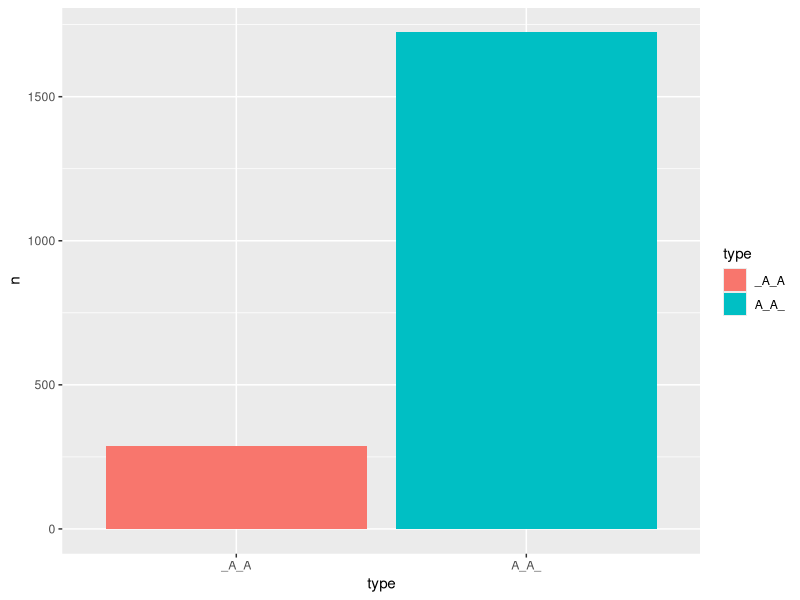

Write R code to recreate this figure.
# Chapter 9 String Manipulation
library(tidyverse)
library(tibble)

# ====================
# Exercise 9.1
# ====================
x <- fruit
str_view(x, "(.)(.)\\1\\2")
# ====================
# END
# ====================



# ====================
# Exercise 9.2
# ====================
str_view(x, "(.)(.)\\2\\1")
# ====================
# END
# ====================



# ====================
# Exercise 9.3
# ====================
str_view(x, "^(.).*\\1")
# ====================
# END
# ====================



# ====================
# Exercise 9.4
# ====================
str_match(x, "c([aeiou])")
# ====================
# END
# ====================



# ====================
# Exercise 9.5
# ====================
str_match(x, "(^[^aeiou])(.*)(\\1)")
# ====================
# END
# ====================



# ====================
# Exercise 9.6
# ====================
American.dates <- c("7/31/1976", "02.15.1970", "11-31-1986", "04/01.2020")
str_replace_all(string = American.dates, pattern = "(\\d+)([:punct:])(\\d+)", replacement = "\\3\\2\\1" )
# ====================
# END
# ====================


# ====================
# Exercise 9.7
# ====================
# alternative answer(just for my record)
# x = str_extract(string = sentences, pattern = "(be|am|are|is|was|were|been)\\s{1}([a-z]+(ed|en))\\b")
# Filter(Negate(is.na), x)

x <- str_extract_all(string = sentences, pattern = "(is|am|are|was|were|be|been)\\s\\w*(en|ed)\\b")
new <- unlist(x)
new
# ====================
# END
# ====================


# ====================
# Exercise 9.8
# ====================
x <- c("It's a three-legged char.", "The book (you read) was quite boring!")
str_split(str_replace_all(x, "[.()!]",""), pattern = "\\s")
# ====================
# END
# ====================


# ====================
# Exercise 9.9
# ====================
str_subset(sentences, ".+[-].+")
# ====================
# END
# ====================


# ====================
# Exercise 9.10
# ====================
x <- "中央(Nc)　流行(VH)　疫情(Na)　指揮(VC)　中心(Nc)　醫療(VC)　應變組(Nc)　副組長(Na)　羅一鈞(Nb)　今天(Nd)　說明(VE)　，(COMMACATEGORY)　截至(P)　12月(Nd)　1日(Nd)　全球(Nc)　累計(VJ)　至少(Da)　27(Neu)　國(Nc)　、(PAUSECATEGORY)　共有(VJ)　370(Neu)　例(Na)　確診(VA)　感染(VJ)　Omicron(FW)　變異株(Na)　，(COMMACATEGORY)　多(D)　來自(VJ)　南非(Nc)　或(Caa)　具(VJ)　非洲(Nc)　國家(Na)　旅遊史(Na)　。(PERIODCATEGORY)"
str_extract_all(x, "(?<=\\s|^).{1,4}(\\()N.+?\\)")

# ====================
# END
# ====================


# ====================
# Exercise 9.11
# ====================
str_replace_all(x, "\\(.+?\\)", "")
# ====================
# END
# ====================


# ====================
# Exercise 9.12
# ====================
x <- fruit[1:10]
str_replace_all(x, "a(?=(p|t|k|b|d|g))", "V")
# ====================
# END
# ====================


# ====================
# Exercise 9.13
# ====================
str_replace_all(x, "(?<=(p|t|k|b|d|g))[aeiou](?=(p|t|k|b|d|g))", "V")
# ====================
# END
# ====================


# ====================
# Exercise 9.14
# ====================
# separate(): Given either a regular expression or a vector of character positions, 
# it turns a single character column into multiple columns.
df <- data.frame(x = c(NA, "x.y", "x.z", "y.z"))
df %>% separate(x, c("A", "B"))

# extract(): Given a regular expression with capturing groups, extract() turns each group into a new column. If the groups don't match
# , or the input is NA, the output will be NA.
df <- data.frame(x = c(NA, "a-b", "a-d", "b-c", "d-e"))
df %>% extract(x, "A")

# unnest(): If you have a list-column, this makes each element of the list its own row.
df <- tibble(
  x = 1:2,
  y = list(
    tibble(z = 1),
    tibble(z = 3:4)
  )
)
df %>% unnest(y)
# ====================
# END
# ====================



# ====================
# Case 1
# ====================
dt <- tibble(
  x = 1:4,
  y = c("wk 3", "week-1", "7", "w#9")
)
dt <- dt %>% 
  mutate(z = str_extract(y, "([0-9]+)"))
dt
# ====================
# END
# ====================



# ====================
# Exercise 9.15
# ====================
dt <- tibble(
  WORD = fruit[1:10]
)
dt <- dt %>%
  mutate(VOWEL = str_replace_all(WORD, "[^aeiou]", "_")) %>%  #extract all word not vowels
  separate(VOWEL,c("1","2","3","4","5")) %>% # put vowels apart
  separate("2", c("6","7"), sep=1) #seperate two conjuncted vowels


dt[dt == ""] = NA  

dt <- dt %>%
  unite("VOWEL", c("1","6","7","3","4","5"), na.rm = TRUE, remove = FALSE) %>%
  select("WORD","VOWEL") %>%
  mutate(NUM_V = str_count(VOWEL, "[aeiou]"))

dt  
  # ====================
# END
# ====================



# ====================
# Case 2
# ====================
tb <- tibble(x = c("I我", "love愛", "you你"))
tb <- tb %>%
  separate(x, c("EN", "CH"), sep = -1)
tb
# ====================
# END
# ====================



# ====================
# Exercise 9.16
# ====================
df <- tibble(x = c("1-12周", "1-10周", "5-12周"))
df <- df %>%
  separate(x, c("START", "temp"), sep = "([-])") %>%
  separate(temp, c("END", "WEEK"), sep = -1)
df
# ====================
# END
# ====================



# ====================
# Case 3
# ====================
df <- tibble(
  x = c("1234", "B246", "217C", "2357f", "21WD4")
)
df |> mutate(SUM = sapply(str_extract_all(df$x,pattern = "\\d"),function(x){sum(as.integer(x))}))
# ====================
# END
# ====================



# ====================
# Exercise 9.17
# ====================
df <- tibble(
  x = c("12W34", "AB2C46", "B217C", "akTs6df", "21WD4")
)

#find all match(could be more than one)
df_list <- str_match_all(df$x, "(?<=[:upper:]{1})\\d+")

#set new dataframe
dfN <- data.frame(matrix(ncol = 2, nrow = 0))
a <- c("x","NUM")
colnames(dfN) <- a 

#set new row
for(i in (1:5)) {
  if(length(df_list[[i]]) == 1){
    newR = c(df$x[i], df_list[[i]])
    print(newR)
    dfN <- rbind(dfN,newR)
  }else if(length(df_list[[i]]) == 2){
    for (j in (1:2)) {
      newR = c(df$x[i], df_list[[i]][j])
      print(newR)
      dfN <- rbind(dfN,newR)
    }
  }
}

#reset colnames
colnames(dfN) <- a 

# outcome
# dfN
tibble(dfN)
# ====================
# END
# ====================


# ====================
# Exercise 9.18
# ====================
#new empty vector
charv <- vector()

#form new vector of chars
for (i in (1:5)) {
  loc = str_locate(dfN$x[i], dfN$NUM[i])  # locate the NUM, ouput a list of start/end
  index = loc[1][1]                       # get the location
  charv[i] <- substr(dfN$x[i], index-1, index-1)  # get the character, put in vector
}

charv


# add new vector in result data as new column
dfN_new <- dfN %>%
  add_column(CHAR = charv,
             .after = "x")

#outcome
tibble(dfN_new)
# ====================
# END
# ====================


# ====================
# Exercise 9.19
# ====================
setwd("~/Working_Directory")
idiom <- tibble(string = readLines("demo_data/dict-ch-idiom.txt"))

oneone <-idiom %>%
  filter(str_detect(string, "一.一.")) %>%
  mutate(pattern = str_replace(string, "一(.)一(.)", "\\1_\\2")) %>%
  separate(pattern, into = c("w1", "w2"), sep = "_")
oneone
# ====================
# END
# ====================


# ====================
# Exercise 9.20
# ====================
patternA <-idiom %>%
  filter(str_detect(string, "(.).\\1.")) %>%
  mutate(type = "A_A_")

patternB <-idiom %>%
  filter(str_detect(string, "(.)(.)(.)\\2")) %>%
  filter(!str_detect(string, "(.)(.)\\1\\2")) %>%
  mutate(type = "_A_A")

df <- rbind(patternA, patternB)
df

ggplot(df, aes(x=type, fill=type)) +
  geom_bar() +
  ylab(label = "n")
# ====================
# END
# ====================


# ====================
# Exercise 9.21
# ====================
patternA <- patternA %>%
  mutate(pattern = str_replace(string, ".(.).(.)", "\\1_\\2")) %>%
  separate(pattern, into = c("w1", "w2"), sep = "_")

patternB <- patternB %>%
  mutate(pattern = str_replace(string, "(.).(.).", "\\1_\\2")) %>%
  separate(pattern, into = c("w1", "w2"), sep = "_")

dt <- rbind(patternA,patternB)

dt <- dt %>%
  mutate(w1_w2 = if_else(w1 == w2, "SAME", "DIFF"))

dt_sum <- dt %>%
  group_by(type, w1_w2) %>%
  summarise(n=n())

dt_sum
# ====================
# END
# ====================